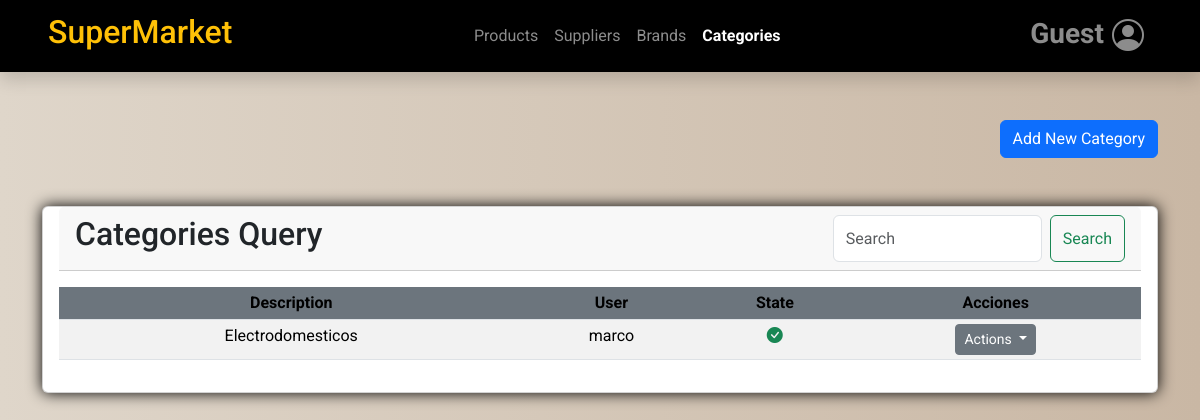
The page /categories/ on the database as committed earlier.
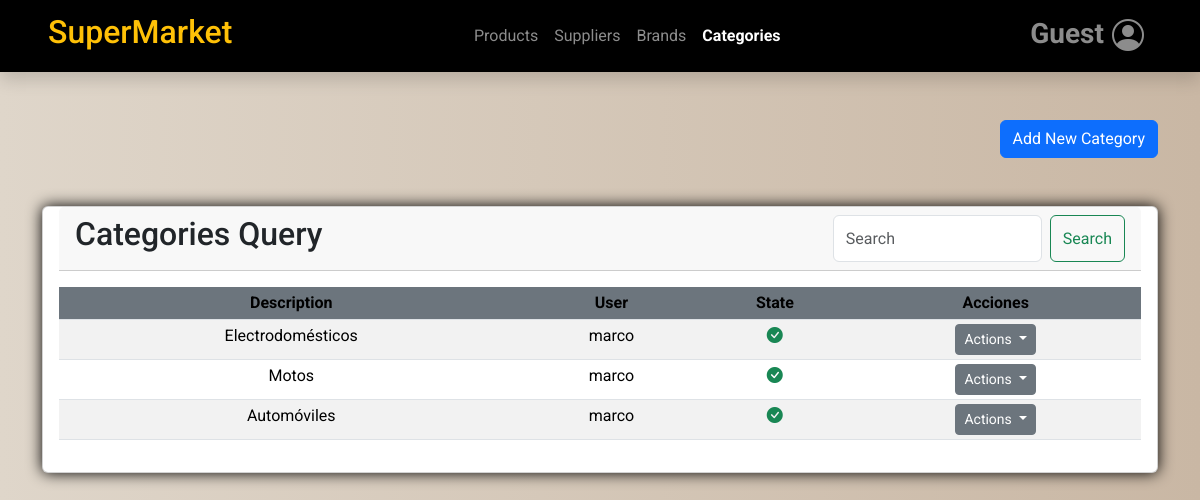
The same page on the database as committed later.
### ventas/models.py (models this page shows, shortened)
class Category(models.Model):
    description = models.CharField(verbose_name='Categoria',max_length=100)
    user = models.ForeignKey(User,on_delete=models.CASCADE)
    created = models.DateTimeField(auto_now_add=True)
    updated = models.DateTimeField(auto_now=True)
    state = models.BooleanField('Activo', default = True)
    class Meta:
        verbose_name = 'Categoria'
        verbose_name_plural = 'Categorias'
        ordering = ['description']
        indexes = [models.Index(fields=['description']),]

### ventas/views.py (the view, shortened to what this page needs)
# urls.py: path('categories/', views.categories, name='categories'),
def categories(request):
    categories = Category.objects.all().order_by('id')
    if request.method == 'GET':
        query = request.GET.get('q')
        if query:
            categories = categories.filter(name__icontains=query)
        data = {
            "title1": "Categories",
            "title2": "Categories Query",
            "form": CategoryForm(),
            'categories': categories,
            'company': company,
        }
        return render(request, 'ventas/categories/categories.html', data)

### ventas/forms.py
class CategoryForm(ModelForm):
    class Meta:
        model = Category
        fields = ['description', 'state']

### templates/ventas/categories/categories.html (shortened to what this page needs)
{% extends 'base.html' %}
{% block content %}
<div class="container mt-5">
    <div class="row">
        <div class="col text-end">
            <button type="button" class="btn btn-primary" data-bs-toggle="modal" data-bs-target="#modalCrearCategory">
                Add New Category
            </button>
        </div>
    </div>
    <div class="row">
        <div class="col">
            <div class="card text-center my-5">
                <div class="card-header d-flex justify-content-between mx-3">
                    <h2>{{ title2 }}</h2>
                    <form class="d-flex" role="search">
                        <input class="form-control me-2" type="search" name="q" id="search-input" placeholder="Search"
                            aria-label="Search" value="{{ request.GET.q }}">
                        <button class="btn btn-outline-success" type="submit" id="search-button">Search</button>
                    </form>
                </div>
                <div class="card-body">
                    <div class="table">
                        <table class="table table-striped text-center table-sm">
                            <thead>
                                <tr>
                                    <th class="bg-secondary">Description</th>
                                    <th class="bg-secondary">User</th>
                                    <th class="bg-secondary">State</th>
                                    <th class="bg-secondary">Acciones</th>
                                </tr>
                            </thead>
                            <tbody>
                                {% for category in categories %}
                                <tr>
                                    <td class="text-center">{{ category.description }}</td>
                                    <td class="text-center">{{ category.user }}</td>
                                    {% if category.state %}
                                    <td class="text-center"><i class="bi bi-check-circle-fill text-success"></i>
                                    </td>
                                    {% else %}
                                    <td class="text-center"><i class="bi bi-x-circle-fill text-danger"></i></td>
                                    {% endif %}
                                    <td class="text-center">
                                        <div class="dropdown-center">
                                            <button class="btn btn-secondary btn-sm dropdown-toggle" type="button"
                                                data-bs-toggle="dropdown" aria-expanded="false">
                                                Actions
                                            </button>
                                        </div>
                                    </td>
                                </tr>
                                {% endfor %}
                            </tbody>
                        </table>
                    </div>
                </div>
            </div>
        </div>
    </div>
</div>
{% endblock content %}

Rows that differ between the two databases and show on the page:
changed Category: description "Electrodomesticos" → "Electrodomésticos"
added Category: description "Motos", user "marco", state True (drawn)
added Category: description "Automóviles", user "marco", state True (drawn)
